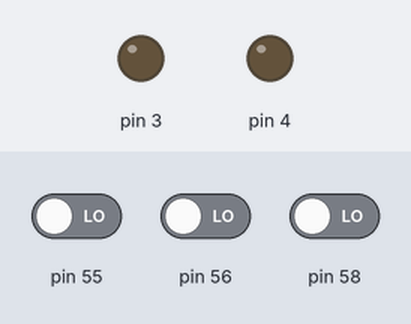
Recording of a sketch running on a simulated Arduino Mega 2560, built with avr-gcc and run on an emulated ATmega2560. Shown: output pins drawn as LEDs (lit = HIGH). Inputs (shaded band) come from the test bench; at power-on: pin 55 LOW, pin 58 LOW, pin 56 LOW.

Above: at 1.2 s.
1.3 s: pin 55 driven HIGH
At 1.9 s:
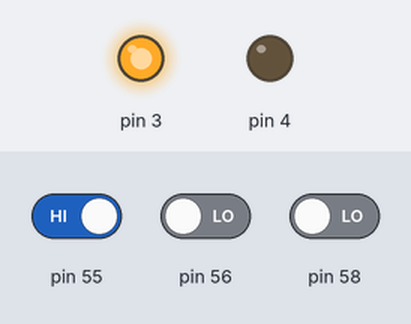
2.8 s: pin 58 driven HIGH
At 3.1 s:
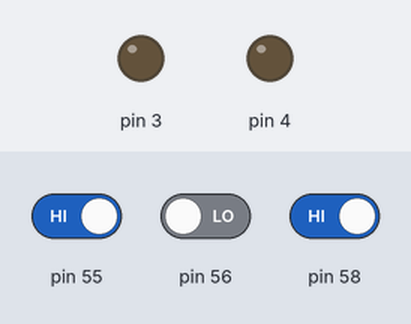
4.3 s: pin 55 driven LOW and pin 56 driven HIGH and pin 58 driven LOW
7.3 s: pin 56 driven LOW
At 7.9 s:
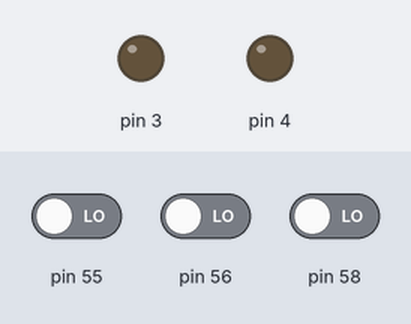
8.8 s: pin 56 driven HIGH
At 10.0 s:
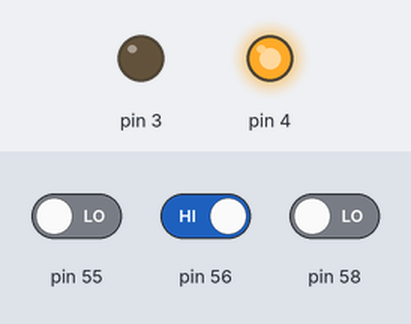
Timing chart, 0 to 11.3 s (numbered marks = the images above; inputs shaded):
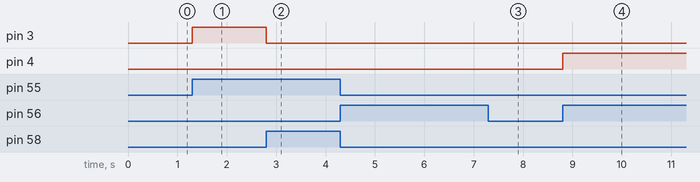

The sketch:

TC203_Sens_de_rotation.ino
```cpp
#include <SPI.h>
#include <Controllino.h>

//
// Tâche : TC203_Sens_de_rotation
//

// Définition des variables
int iDirection = 0; // sens de rotation 0 - arrêt, 1 - droite, 2 - gauche

//
// Configuration
//
void setup() {
  // Définir les broches en tant qu'entrées ou sorties
  pinMode(CONTROLLINO_A1, INPUT);
  pinMode(CONTROLLINO_A2, INPUT);
  pinMode(CONTROLLINO_A4, INPUT);
  pinMode(CONTROLLINO_D1, OUTPUT);
  pinMode(CONTROLLINO_D2, OUTPUT);
}

//
// Boucle
//
void loop() {
  // Démarrer le moteur uniquement s'il est actuellement arrêté, direction gauche
  if (iDirection == 0 && digitalRead(CONTROLLINO_A1)) {
    digitalWrite(CONTROLLINO_D1, HIGH);
    iDirection = 1;
  }

  // Démarrer le moteur uniquement s'il est actuellement arrêté, direction droite
  if (iDirection == 0 && digitalRead(CONTROLLINO_A2)) {
    digitalWrite(CONTROLLINO_D2, HIGH);
    iDirection = 2;
  }

  // Arrêter le moteur à partir de n'importe quelle direction
  if (digitalRead(CONTROLLINO_A4)) {
    digitalWrite(CONTROLLINO_D1, LOW);
    digitalWrite(CONTROLLINO_D2, LOW);
    delay(5000); // Attendre que le moteur s'arrête complètement
    iDirection = 0;
  }
}
```

Measured:
- after the input at 1.3 s, pin 3: LOW → HIGH at once
- after the input at 2.8 s, pin 3: HIGH → LOW at once
- after the input at 4.3 s, every drawn part: stays the same
- after the input at 7.3 s, pin 4: stays LOW (without the input it goes to HIGH after 0.50 s)
- after the input at 8.8 s, pin 4: LOW → HIGH at once
